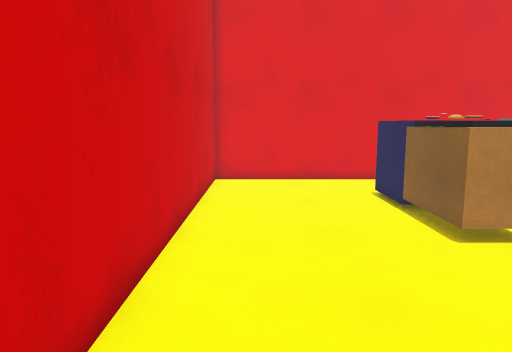
view 1 (above)

13 first-person views from a walk through a scene from a Unity 3-D project. The camera is 1.4 m above the floor, tilts 8° down and sees 70° across. The floor is counted in squares, 0.5 m on a side. Each view is taken from the middle of a square. On the plan, view 1 faces up. The plan holds only what a view shows up to about 20 squares ahead; the rest is blank. The place goes on beyond the plan. The player is left out. Surface patterns are stand-ins for the level's own textures.

view 2
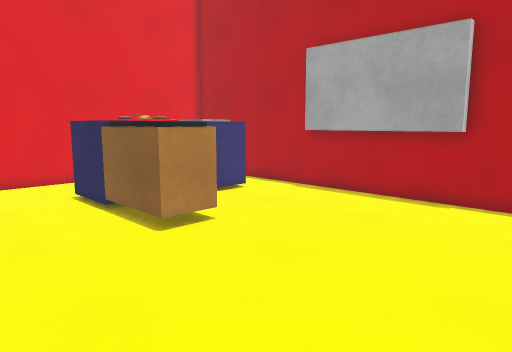

view 3
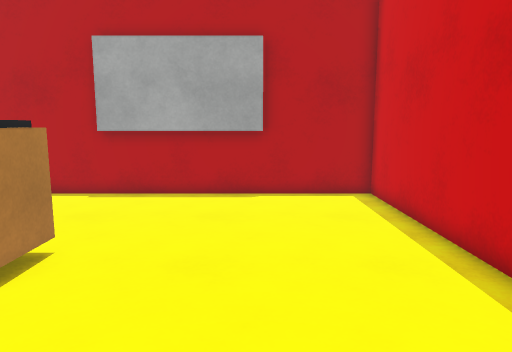

view 4
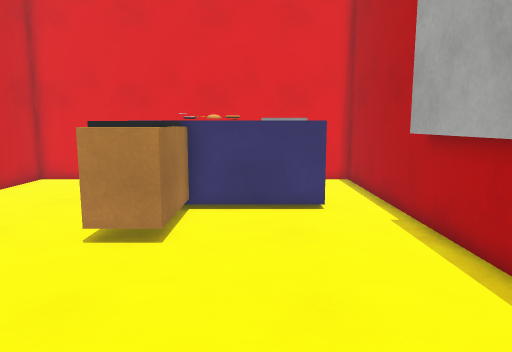

view 5
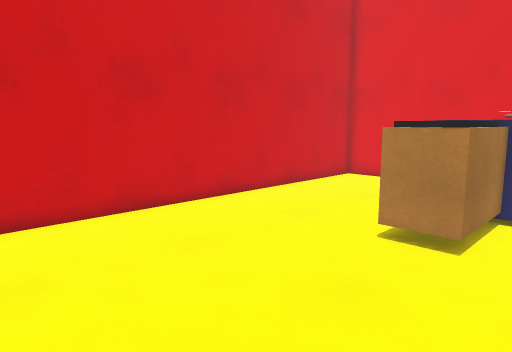

view 6
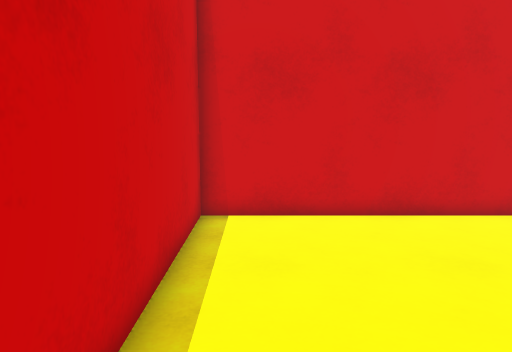

view 7
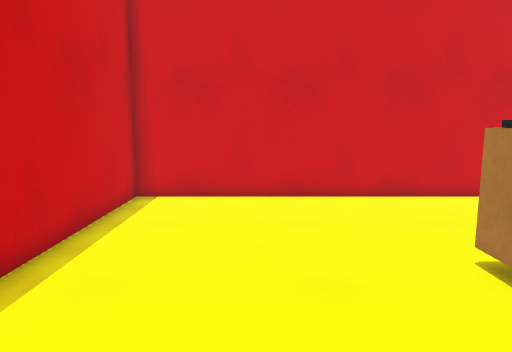

view 8
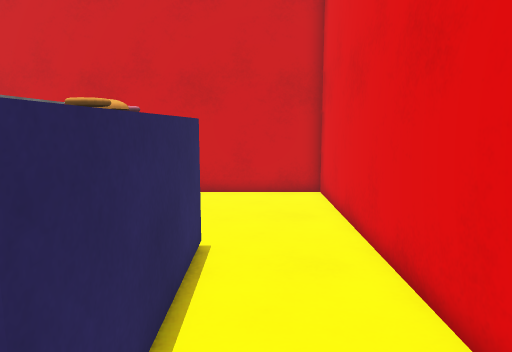

view 9
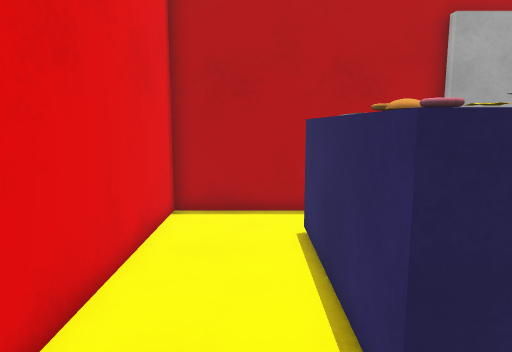

view 10
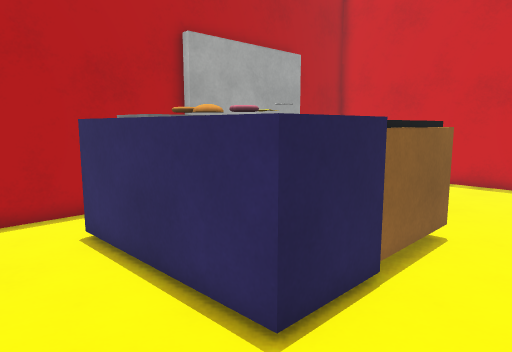

view 11
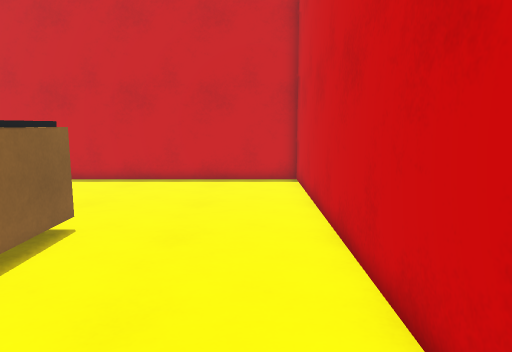

view 12
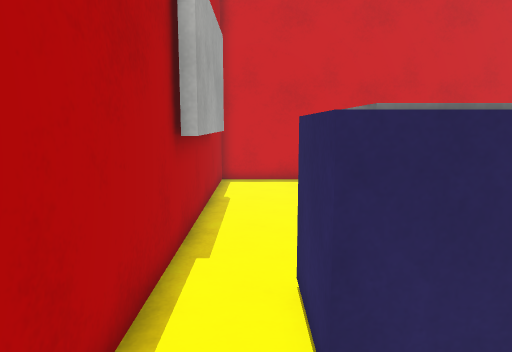

view 13
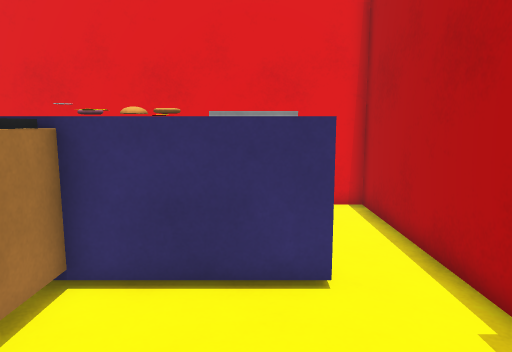

### Floor plan
Key: @ floor where view 1 was taken; # wall or solid block; . floor; ^ raised ledge; O other object.
Columns run from 2 left of view 1 to 14 right of it. Each row starts with its distance up from view 1.
 19 #################
 18 #...............#
 17 #...............#
 16 #...............#
 15 #.......^^#^^^..#
 14 #......^O#O^^^..#
 13 #......^^^O^ ^..#
 12 #......OOO^^^^..#
 11 #......O O......#
 10 #......O O.....##
  9 #......OOO.....##
  8 #......OO......##
  7 #..............##
  6 #..............##
  5 #..............##
  4 #..............##
  3 #...............#
  2 #...............#
  1 #...............#
  0 #.@.............#
 -1 #################

Where each view was taken, in squares from view 1:
view 1: 0 up, 0 right, facing up
view 2: 0 up, 0 right, facing up-right
view 3: 4 up, 1 left, facing right
view 4: 0 up, 9 right, facing up
view 5: 0 up, 9 right, facing up-left
view 6: 1 up, 9 right, facing left
view 7: 4 up, 12 right, facing left
view 8: 16 up, 13 right, facing left
view 9: 16 up, 2 right, facing right
view 10: 18 up, 2 right, facing down-right
view 11: 18 up, 0 right, facing down
view 12: 18 up, 12 right, facing down
view 13: 6 up, 10 right, facing up
